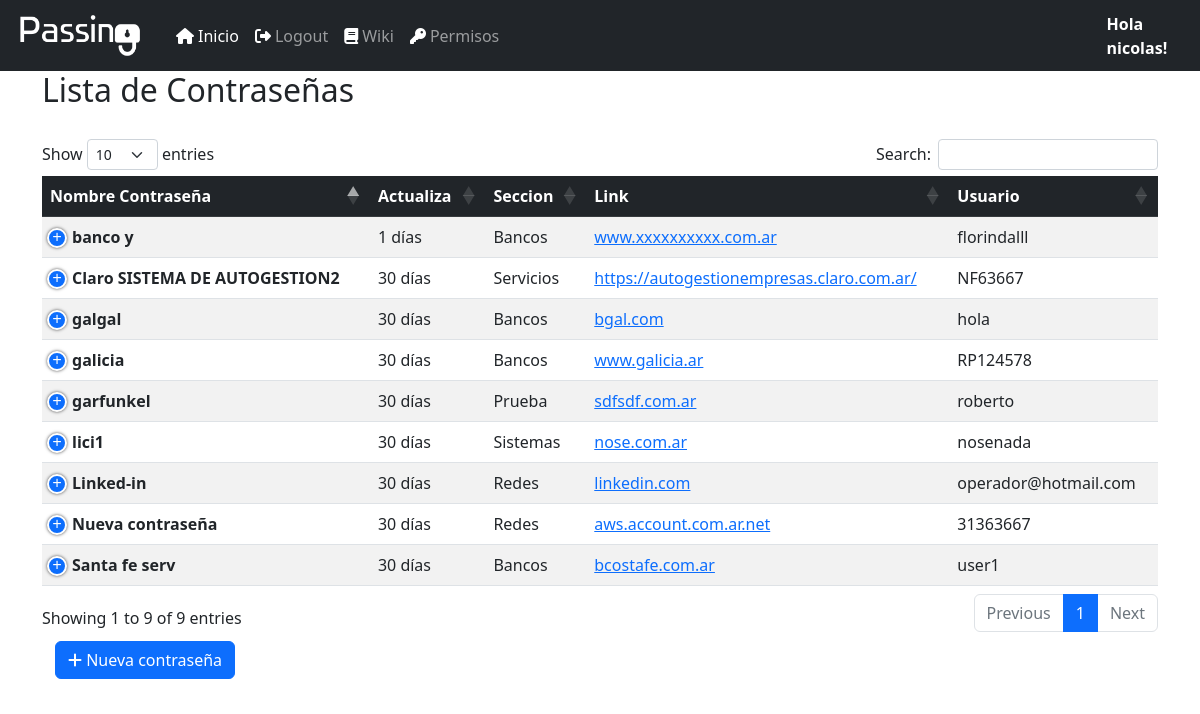
The app's page /pass/listpass (signed in) with its own data.
### login/models.py (models this page shows)
class CustomUser(AbstractUser):
    avatar = models.ImageField(blank=True, null=True, upload_to='static/')
    position = models.CharField(max_length=80,null=True)

### passbase/models.py (models this page shows, shortened)
class Contrasena(models.Model):
    nombre_contra = models.CharField(max_length=50, unique=True)
    seccion = models.ForeignKey(SeccionContra, on_delete=models.CASCADE)
    link = models.CharField(max_length=265)
    usuario = models.CharField(max_length=60)
    contraseña = models.CharField(max_length=60)
    actualizacion= models.IntegerField(default=30) #la contraseña pedirá cambio cada x dias de este campo
    info = models.CharField(max_length=260)
    active = models.BooleanField(default=True)
    created = models.DateTimeField(auto_now=True)
    updated = models.DateTimeField(auto_now_add=True)

class SeccionContra(models.Model):
    nombre_seccion = models.CharField(max_length=50)
    active = models.BooleanField(default=True)
    created = models.DateTimeField(auto_now=True)
    updated = models.DateTimeField(auto_now_add=True)
    def __str__(self):
        return self.nombre_seccion

### passbase/views.py (the view, shortened to what this page needs)
# urls.py: path('listpass',ContrasListView.as_view(), name='listpass'),
class ContrasListView(ListView):
    model = Contrasena
    template_name = 'listpass.html'
    @method_decorator(csrf_exempt)
    def dispatch(self, request, *args, **kwargs):
        return super().dispatch(request, *args, **kwargs)
    def get_queryset(self):
        try:
            obj_permiso = ContraPermission.objects.filter(user_id = self.request.user,
                                                          perm_active = True,
                                                          permission = True).values_list('contra_id', flat=True)
            permisos = list(obj_permiso)
            print(f'permisos: {permisos}')
            return Contrasena.objects.filter(active=True, id__in = permisos).order_by('seccion')
        except Exception as e:
            return redirect(reverse_lazy('login'))
    def get_context_data(self, **kwargs):
        context = super().get_context_data(**kwargs)
        context['title'] = 'Lista de Contraseñas'
        return context

### templates/listpass.html (shortened to what this page needs)
<!DOCTYPE html>
{% extends 'base.html'%}
{% load static %}
{% block head %}
<link rel="stylesheet" href="{% static 'lib/DataTables-1.13.1/css/dataTables.bootstrap5.min.css' %}"/>
<link rel="stylesheet" href="{% static 'lib/DataTables-1.13.1/plugins/responsive-2.4.0/css/responsive.bootstrap5.min.css' %}"/>
{% endblock %}
{% block content %}
<body>
<div class="container" style="height: 60px;">
    <h2>{{title}}</h2>
</div>
{% if request.user.is_authenticated %}
    <div class="container">
            <table class="table table-striped table-hover" id="data">
                <thead class="table-dark">
                    <tr >
                        <th scope="col">Nombre Contraseña</th>
                        <th scope="col">Actualiza</th>
                        <th scope="col">Seccion</th>
                        <th scope="col">Link</th>
                        <th scope="col">Usuario</th>
                    </tr>
                </thead>
                <tbody>
                    {% for contra in object_list %}
                    <tr>
                        <td><b>{{ contra.nombre_contra }}</b></td>
                        <td>{{ contra.actualizacion}} días</td>
                        <td>{{ contra.seccion }}</td>
                        <td>
                            <a href="https://{{ contra.link }}" target="_blank" rel="noopener">{{ contra.link }}</a>
                        </td>
                        <td>{{ contra.usuario }}</td>
                            </div>
                    </tr>
                    {% endfor %}
            <div>
                <button class="btn">
                    <a class="btn btn-primary btn-flat" href = "{% url 'createpass' %}">
                    <i class="fas fa-plus"></i> Nueva contraseña </a>
                </button>
            </div>
            {% endif %}
{% endblock %}

### templates/base.html (shortened to what this page needs)
<html>
        <head>
            {% load static %}
                <link rel="stylesheet" href="{% static 'lib/bootstrap-5.2.2-dist/css/bootstrap.min.css'%}"></link>
           {% block head %}
            {% endblock %}
        </head>
        <body>
    <div class="">
           <nav class="navbar navbar-expand-lg navbar-dark bg-dark">
            <div class="container-fluid">
              <a class="navbar-brand" href="#"><img src="{% static 'Passing2.png' %}" width="140px" height="45px"></a>
              <div class="collapse navbar-collapse" id="navbarColor02">
                <ul class="navbar-nav ml-auto">
                  <li class="nav-item">
                    <a class="nav-link active" href={% url 'listpass' %}><i class="fa-solid fa-house" style="color:white">&nbsp;</i>Inicio
                    </a>
                  </li>
                  {% if request.user.is_authenticated %}
                  <li class="nav-item">
                    <a class="nav-link" href="{% url 'logout' %}"><i class="fa-solid fa-right-from-bracket" style="color:white">&nbsp;</i>Logout</a>
                  </li>
                  {%endif%}
                  <li class="nav-item">
                    <a class="nav-link" href="#"><i class="fa-solid fa-book" style="color:white">&nbsp;</i>Wiki</a>
                  </li>
                  {% if request.user.is_superuser %}
                  <li class="nav-item">
                    <a class="nav-link" href="{% url 'permissionform1' %}"><i class="fa-solid fa-key" style="color:white">&nbsp;</i>Permisos</a>
                  </li>
                  {%endif%}
                    </div>
                {% if request.user.is_authenticated %}
              </div>
              <a class="nav-link" href="{% url 'profile' request.user.username %}" style="color:white"><b>Hola {{request.user}}!</b></a>
            </div>
            {%else%}
          </div>
          <a class="nav-link" href="{% url 'login' %}" style="color:white"><b>Hola {{request.user}}!</b></a>
        </div>
            {%endif%}
          {% block content %}
            {% endblock %}
          </body>
    </html>

### records on screen
CustomUser: user "nicolas"
Contrasena: nombre_contra "Linked-in", actualizacion "30", seccion "Redes", link "linkedin.com", usuario "operador@hotmail.com"
Contrasena: nombre_contra "Nueva contraseña", actualizacion "30", seccion "Redes", link "aws.account.com.ar.net", usuario "31363667"
Contrasena: nombre_contra "galicia", actualizacion "30", seccion "Bancos", link "www.galicia.ar", usuario "RP124578"
Contrasena: nombre_contra "banco y", actualizacion "1", seccion "Bancos", link "www.xxxxxxxxxx.com.ar", usuario "florindalll"
Contrasena: nombre_contra "Santa fe serv", actualizacion "30", seccion "Bancos", link "bcostafe.com.ar", usuario "user1"
Contrasena: nombre_contra "galgal", actualizacion "30", seccion "Bancos", link "bgal.com", usuario "hola"
Contrasena: nombre_contra "lici1", actualizacion "30", seccion "Sistemas", link "nose.com.ar", usuario "nosenada"
Contrasena: nombre_contra "garfunkel", actualizacion "30", seccion "Prueba", link "sdfsdf.com.ar", usuario "roberto"
Contrasena: nombre_contra "Claro SISTEMA DE AUTOGESTION2", actualizacion "30", seccion "Servicios", link "https://autogestionempresas.claro.com.ar/", usuario "NF63667"

### other values on screen
{{ title }} "Lista de Contraseñas"
